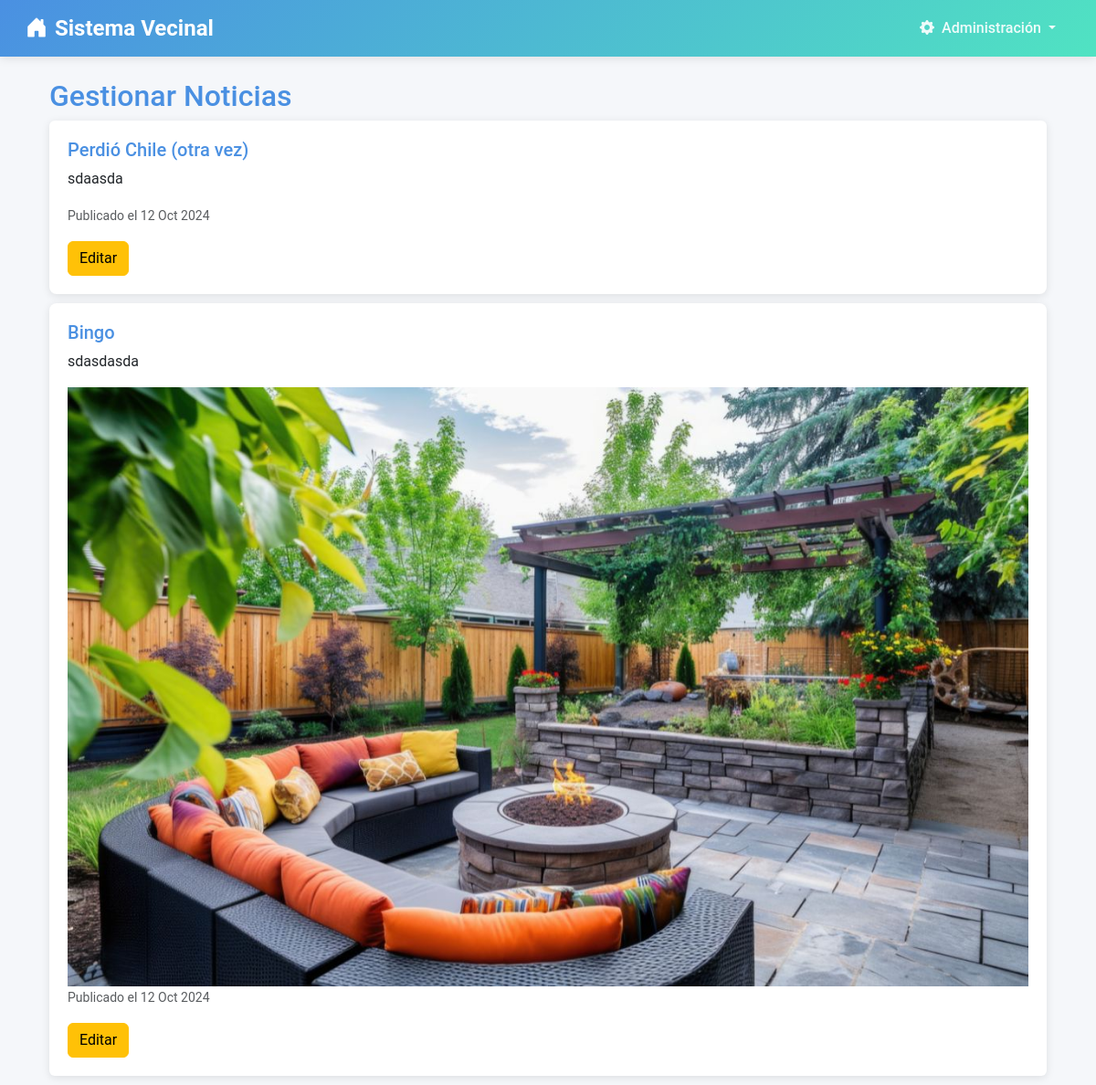
/noticias/gestionar/ (signed in), run on the app's committed database.
### junta_vecinos/models.py (models this page shows, shortened)
class Noticia(models.Model):
    titulo = models.CharField(max_length=255)
    contenido = models.TextField()
    fecha_publicacion = models.DateField(auto_now_add=True)
    imagen = models.ImageField(upload_to='imagenes_noticias/', blank=True, null=True)
    comuna = models.ForeignKey(AdministradorComuna, on_delete=models.CASCADE, related_name='noticias')

### junta_vecinos/views.py (the view)
# urls.py: path('noticias/gestionar/', views.gestionar_noticias, name='gestionar_noticias'),
@user_passes_test(is_admin)
def gestionar_noticias(request):
    admin = AdministradorComuna.objects.get(user=request.user)  # Obtener el administrador actual
    noticias = Noticia.objects.filter(comuna=admin).order_by('-fecha_publicacion')  # Filtrar noticias por administrador
    return render(request, 'junta_vecinos/gestionar_noticias.html', {'noticias': noticias})

### junta_vecinos/views.py (called while the page is built)
def is_admin(user):
    return hasattr(user, 'administradorcomuna')  # Solo permite el acceso si el usuario es un superusuario (admin)

### junta_vecinos/templates/junta_vecinos/gestionar_noticias.html (shortened to what this page needs)
{% extends 'junta_vecinos/base.html' %}
{% block content %}
<div class="container mt-4">
    <h2>Gestionar Noticias</h2>
    <ul class="list-group">
        {% for noticia in noticias %}
            <li class="list-group-item">
                <h5>{{ noticia.titulo }}</h5>
                <p>{{ noticia.contenido }}</p>
                {% if noticia.imagen %}
                    <img src="{{ noticia.imagen.url }}" alt="{{ noticia.titulo }}" class="img-fluid">
                {% endif %}
                <p class="card-text"><small class="text-muted">Publicado el {{ noticia.fecha_publicacion|date:"d M Y" }}</small></p>
                <a href="{% url 'editar_noticia' noticia.id %}" class="btn btn-warning">Editar</a>
            </li>
        {% empty %}
            <li class="list-group-item">No hay noticias disponibles.</li>
        {% endfor %}
    </ul>
</div>
{% endblock %}

### junta_vecinos/static/css/styles.css (style rules this page uses)
:root { --primary-color: #4a90e2; --secondary-color: #50e3c2; --accent-color: #f39c12; --background-color: #f5f7fa; --text-color: #333333; }
body { font-family: 'Roboto', sans-serif; background-color: var(--background-color); color: var(--text-color); }
h1, h2, h3, h4, h5, h6 { color: var(--primary-color); }
.list-group-item { border: none; margin-bottom: 10px; padding: 20px; background-color: #ffffff; border-radius: 8px; box-shadow: 0 2px 10px rgba(0, 0, 0, 0.1); }

### data on the page
Noticia: titulo "Perdió Chile (otra vez)", contenido "sdaasda", fecha_publicacion "12 Oct 2024"
Noticia: titulo "Bingo", contenido "sdasdasda", imagen (picture), fecha_publicacion "12 Oct 2024"
